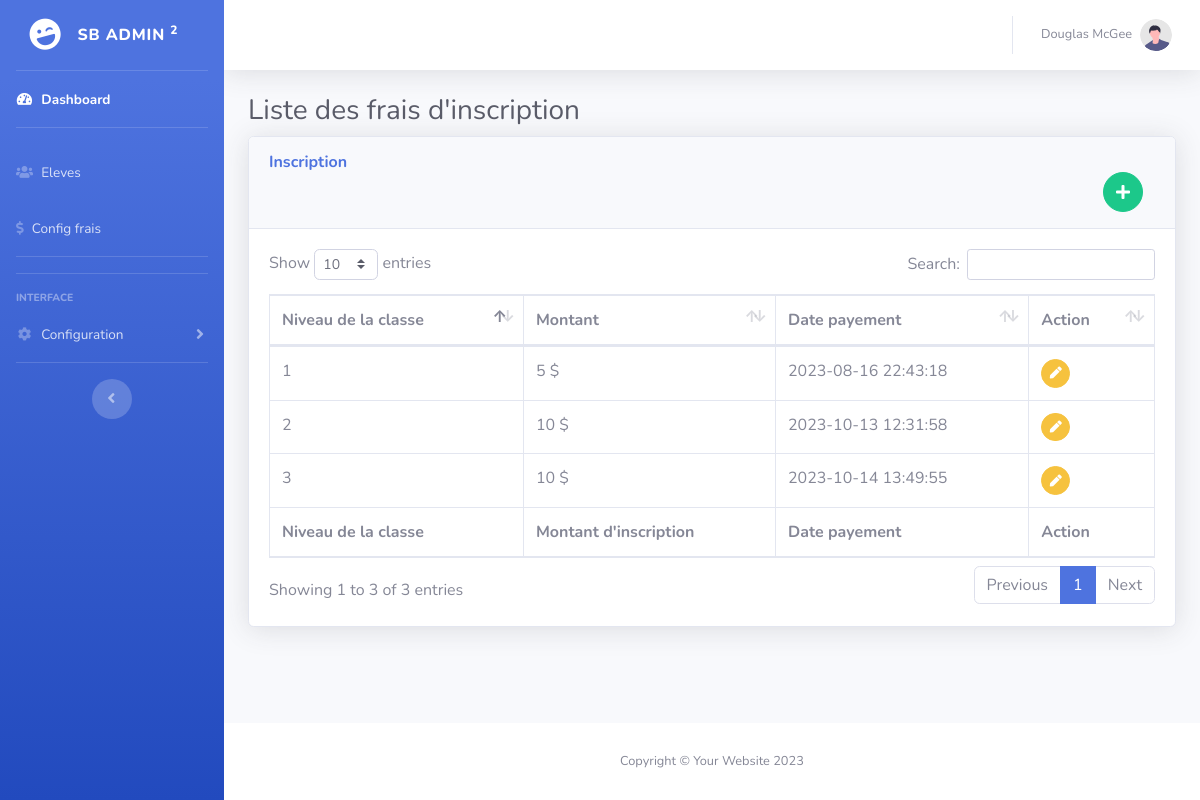
The page /payements.php on the database its author committed.
### tables this page shows
CREATE TABLE `payement` (
  `id_p` int(11) NOT NULL,
  `id_classe` int(11) NOT NULL,
  `montant` int(11) NOT NULL,
  `created_p` timestamp NOT NULL DEFAULT current_timestamp() ON UPDATE current_timestamp()
);

CREATE TABLE `classe` (
  `id_classe` int(11) NOT NULL,
  `nom_classe` varchar(20) NOT NULL,
  `created_classe` timestamp NOT NULL DEFAULT current_timestamp() ON UPDATE current_timestamp()
);

### payements.php (the view, shortened to what this page needs)
<!DOCTYPE html>
<html lang="en">
<head>
    <link href="vendor/fontawesome-free/css/all.min.css" rel="stylesheet" type="text/css">
    <link href="css/sb-admin-2.min.css" rel="stylesheet">
    <link href="vendor/datatables/dataTables.bootstrap4.min.css" rel="stylesheet">
</head>
<body id="page-top">
    <div id="wrapper">
       <?php include 'part/_menu.php' ?>
        <div id="content-wrapper" class="d-flex flex-column">
            <div id="content">
               <?php include 'part/_side.php' ?>
                <div class="container-fluid">
                    <h1 class="h3 mb-2 text-gray-800">Liste des frais d'inscription</h1>
                    <div class="card shadow mb-4">
                        <div class="card-header py-3">
                            <h6 class="m-0 font-weight-bold text-primary">Inscription</h6>
                        <div class="col" align="right">
                          <button type="button" class="btn btn-success btn-circle" data-toggle="modal" data-target=".bs-example-modal-lg"><i class="fa fa-plus"></i></button>
                                </div>
                        </div>
                        <div class="card-body">
                            <div class="table-responsive">
                                <table class="table table-bordered" id="dataTable" width="100%" cellspacing="0">
                                    <thead>
                                        <tr>
                                            <th>Niveau de la classe</th>
                                            <th>Montant</th>
                                            <th>Date payement</th>
                                            <th>Action</th>
                                        </tr>
                                    </thead>
                                    <tfoot>
                                    <tr>
                                            <th>Niveau de la classe</th>
                                            <th>Montant d'inscription</th>
                                            <th>Date payement</th>
                                            <th>Action</th>
                                        </tr>
                                    </tfoot>
                                    <tbody>
                                    <?php $requete=$db->query("SELECT * FROM payement INNER JOIN classe ON payement.id_classe=classe.id_classe"); ?>
                                    <?php while ($g = $requete->fetch()) {
                                        ?>
                                        <tr>
                                            <td><?= $g['nom_classe']; ?></td>
                                            <td><?= $g['montant']; ?> $</td>
                                            <td><?= $g['created_p']; ?></td>
                                            <td>
                                            <button type="button" class="btn btn-warning btn-circle btn-sm" data-toggle="modal" data-target=".bs-example-modal-lg"><i class="fa fa-pen"></i></button>
                                            </td>
                                        </tr>
                                        <?php } ?>
                                    </tbody>
                                </table>
                            </div>
                        </div>
                    </div>
                </div>
            </div>
            <?php include 'part/_footer.php' ?>
        </div>
    </div>
</body>
</html>

### rows shown on the page
payement: id_classe.nom_classe "1", montant "5", created_p "2023-08-16 22:43:18"
payement: id_classe.nom_classe "2", montant "10", created_p "2023-10-13 12:31:58"
payement: id_classe.nom_classe "3", montant "10", created_p "2023-10-14 13:49:55"
